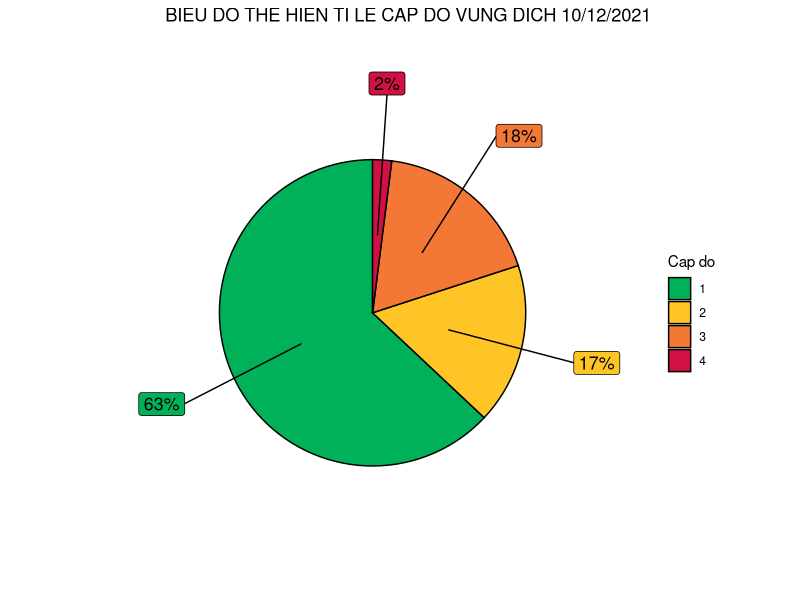
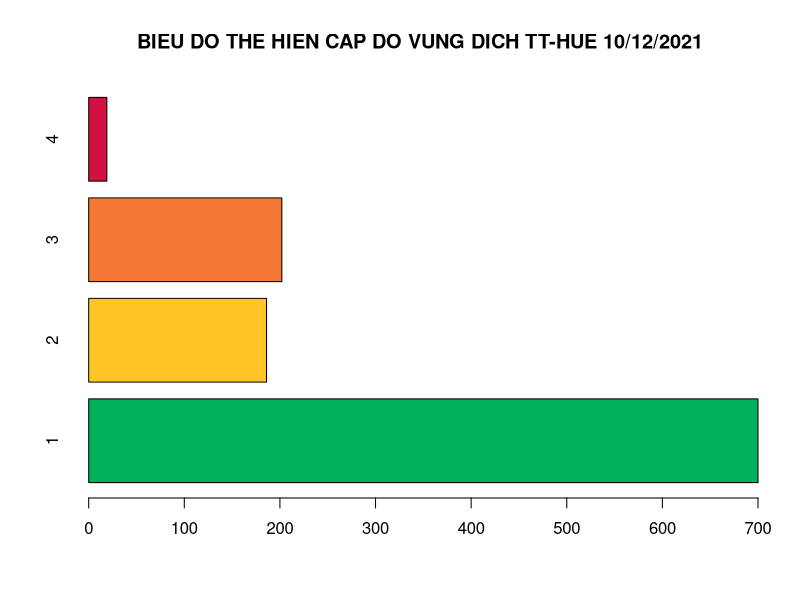

Source code (R) for these figures, in order:
# Bieu do 5: BIEU DO THE HIEN TI LE TONG SO CA MAC COVID 19 CUA CAC QUOC GIA DAN DAU TREN THE GIOI
library(data.table)
library(ggplot2)
library(ggrepel)
library(forcats)
library(dplyr)
setwd('C:\\Users\\Dell\\mtri_egg\\capdovungdich')
df <- read.csv("ban_mau_2.csv", encoding = "UTF-8", header = TRUE)
df
df$huyen
cap = df$cap
a = as.data.frame(table(cap))
a$Freq


sum(a$Freq)
a$phan_tram = (format(round((a$Freq / sum(a$Freq)), 2), nsmall = 2))
a$phan_tram <- as.numeric(a$phan_tram)*100
a

a_2 <- a %>% 
  mutate(csum = rev(cumsum(rev(phan_tram))), 
         pos = phan_tram/2 + lead(csum, 1),
         pos = if_else(is.na(pos), phan_tram/2, pos))
a_2

ggplot(a, aes(x = "" , y = phan_tram, fill = fct_inorder(cap))) +
  geom_col(width = 1, color = 1) +
  coord_polar(theta = "y") +
  scale_fill_brewer(palette = "Pastel1") +
  geom_label_repel(data = a_2,
                   aes(y = pos, label = paste0(phan_tram, "%")),
                   size = 4.5, nudge_x = 1, show.legend = FALSE) +
  guides(fill = guide_legend(title = "Cap do")) +
  labs(title="                BIEU DO THE HIEN TI LE CAP DO VUNG DICH 10/12/2021",
  )+
  theme_void() +
  scale_fill_manual(values=c("#00b159", "#ffc425", "#f37735","#d11141"))

colors = c("#00b159", "#ffc425", "#f37735","#d11141")
barplot(table(cap),
        main="BIEU DO THE HIEN CAP DO VUNG DICH TT-HUE 10/12/2021",
        col=colors, horiz=TRUE)
